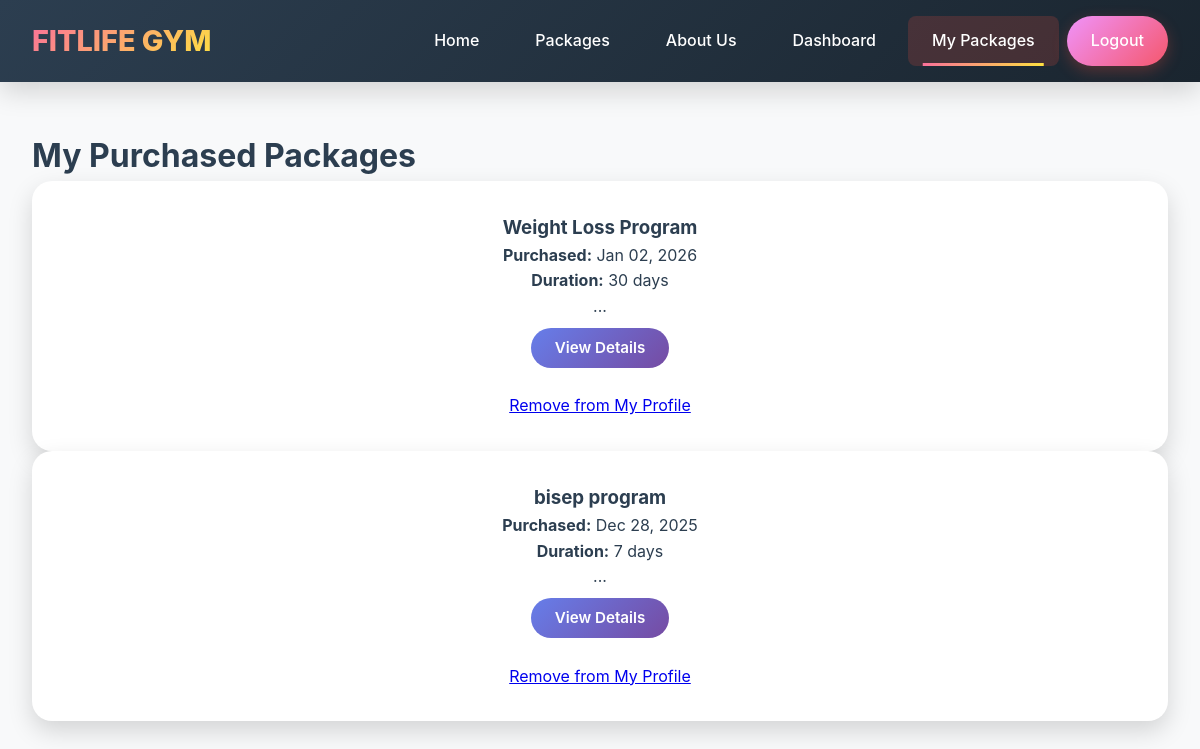
Before: /user/my-packages.php (signed in) with the older database file.
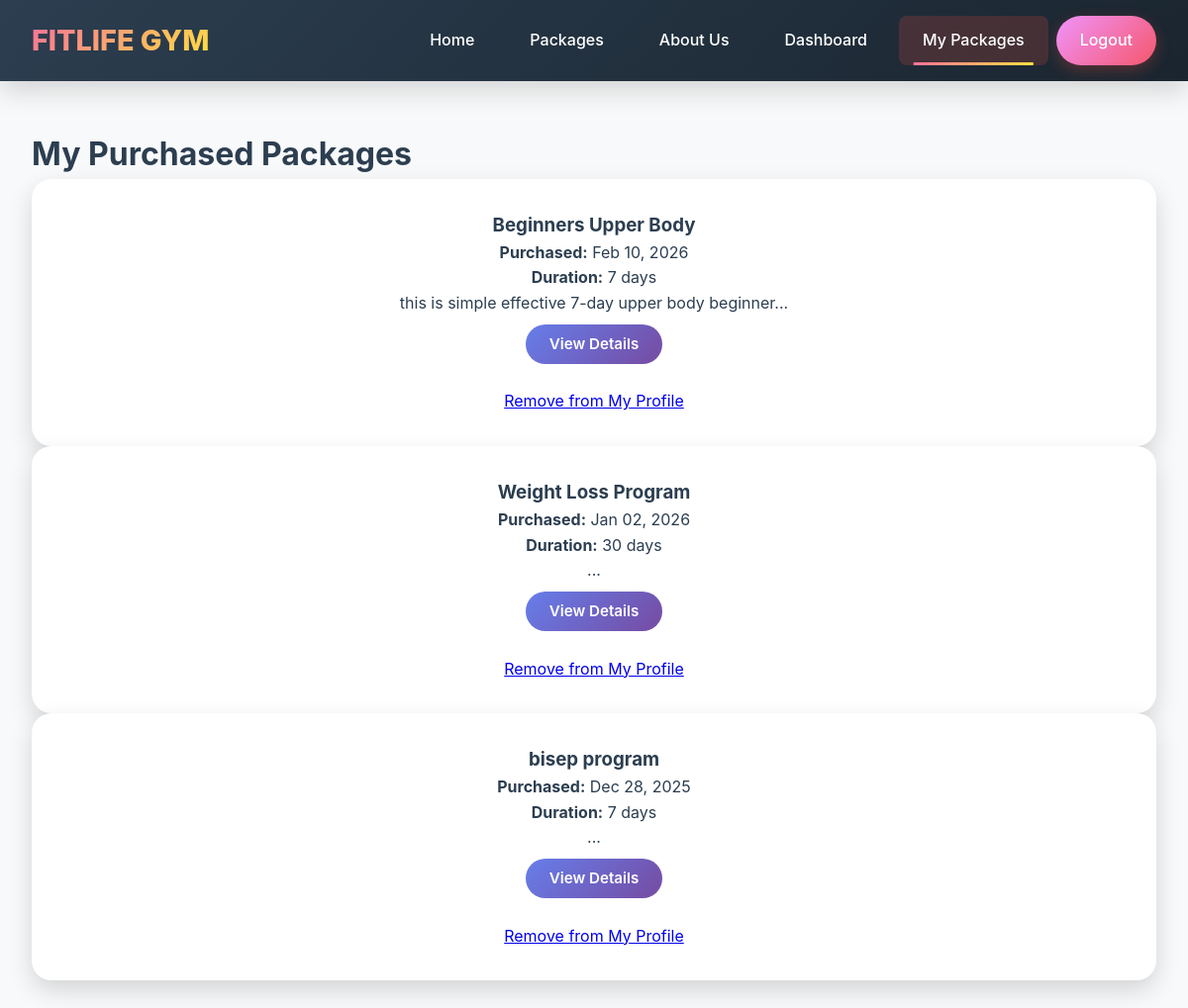
After: the same page with the newer database file.
### tables this page shows
CREATE TABLE `purchases` (
  `id` int(11) NOT NULL,
  `user_id` int(11) NOT NULL,
  `package_id` int(11) NOT NULL,
  `purchase_date` timestamp NOT NULL DEFAULT current_timestamp(),
  `amount` decimal(10,2) NOT NULL,
  `status` enum('pending','completed') DEFAULT 'completed',
  `is_active` tinyint(1) DEFAULT 1,
  `deleted_at` timestamp NULL DEFAULT NULL
);

CREATE TABLE `packages` (
  `id` int(11) NOT NULL,
  `name` varchar(255) NOT NULL,
  `description` text DEFAULT NULL,
  `short_description` varchar(1000) DEFAULT NULL,
  `price` decimal(10,2) NOT NULL,
  `duration` varchar(100) DEFAULT NULL,
  `category` varchar(50) DEFAULT NULL,
  `created_by` int(11) NOT NULL,
  `created_at` timestamp NOT NULL DEFAULT current_timestamp()
);

### user/my-packages.php (the view, shortened to what this page needs)
<?php
require_once '../includes/database.php';
$user_id = $_SESSION['user_id'];
$stmt = $pdo->prepare("
    SELECT p.*, pur.purchase_date, pur.id as purchase_id
    FROM purchases pur
    JOIN packages p ON pur.package_id = p.id
    WHERE pur.user_id = ? AND pur.is_active = 1
    ORDER BY pur.purchase_date DESC
");
$stmt->execute([$user_id]);
$purchased_packages = $stmt->fetchAll();
?>
<!DOCTYPE html>
<html>
<head>
    <link rel="stylesheet" href="../css/style.css">
</head>
<body>
    <?php include 'user-nav.php'; ?>
    <div class="my-packages-container">
        <h1>My Purchased Packages</h1>
        <?php if (empty($purchased_packages)): ?>
            <div class="empty-state">
                <p>You haven't purchased any packages yet.</p>
                <a href="../public/packages.php" class="btn-browse">Browse Packages</a>
            </div>
        <?php else: ?>
            <div class="purchased-packages">
                <?php foreach ($purchased_packages as $package): ?>
                <div class="purchased-card">
                    <h3><?php echo htmlspecialchars($package['name']); ?></h3>
                    <p><strong>Purchased:</strong> <?php echo date('M d, Y', strtotime($package['purchase_date'])); ?></p>
                    <p><strong>Duration:</strong> <?php echo htmlspecialchars($package['duration']); ?></p>
                    <p><?php echo htmlspecialchars(substr($package['short_description'], 0, 100)); ?>...</p>
                    <a href="../public/package-details.php?id=<?php echo $package['id']; ?>" class="btn-view">View Details</a>
                    <div style="margin-top: 10px;">
                        <a href="remove-package.php?id=<?php echo $package['purchase_id']; ?>"
                                class="btn-danger"
                                onclick="return confirm('Remove this package from your profile?')">
                                Remove from My Profile
                        </a>
                    </div>
                </div>
                <?php endforeach; ?>
            </div>
        <?php endif; ?>
    </div>
</body>
</html>

Changed rows visible on the page:
added purchases: package.name "Beginners Upper Body", purchase_date "Feb 10, 2026", package.duration "7 days", package.short_description "this is simple effective 7-day upper body beginner"
